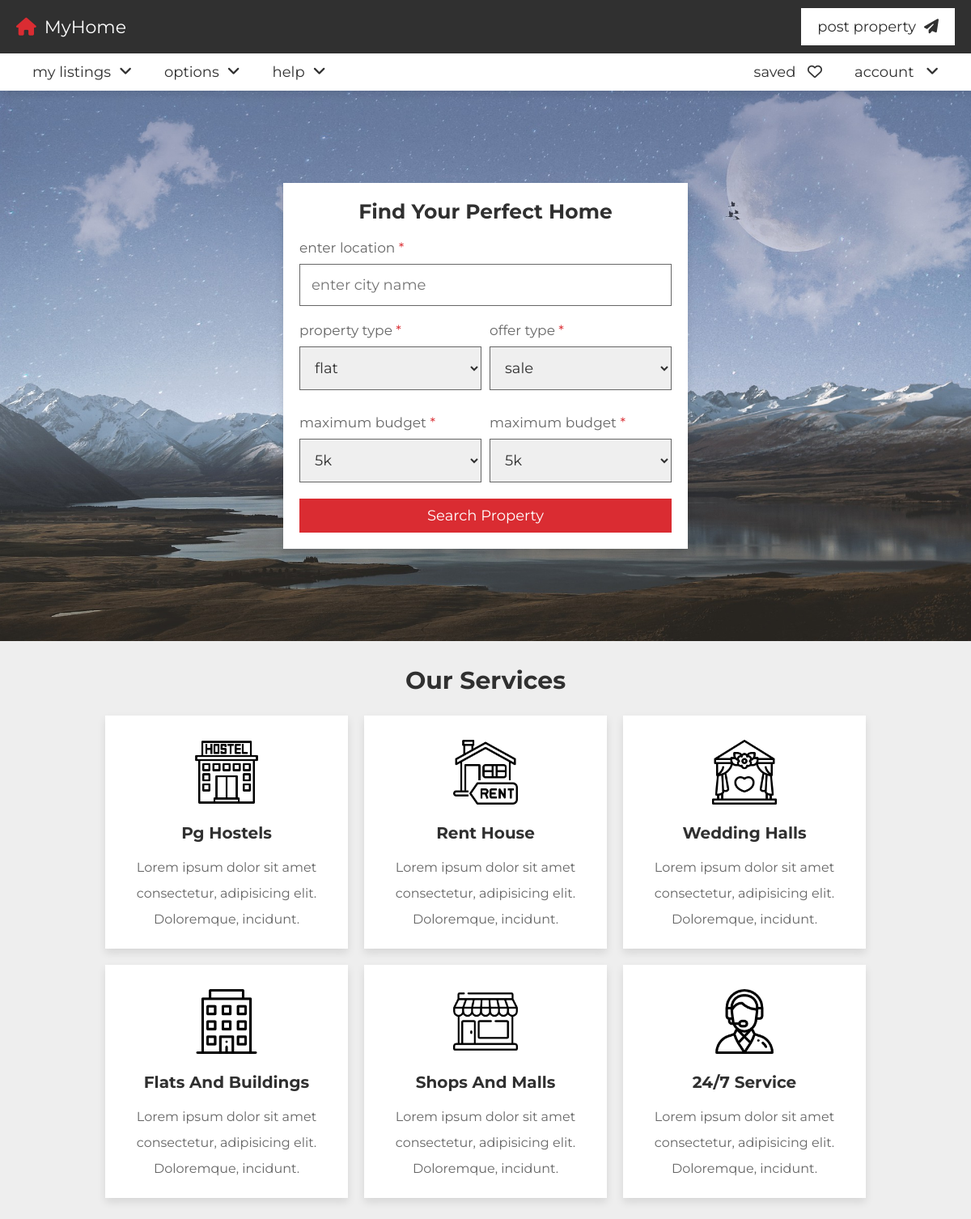
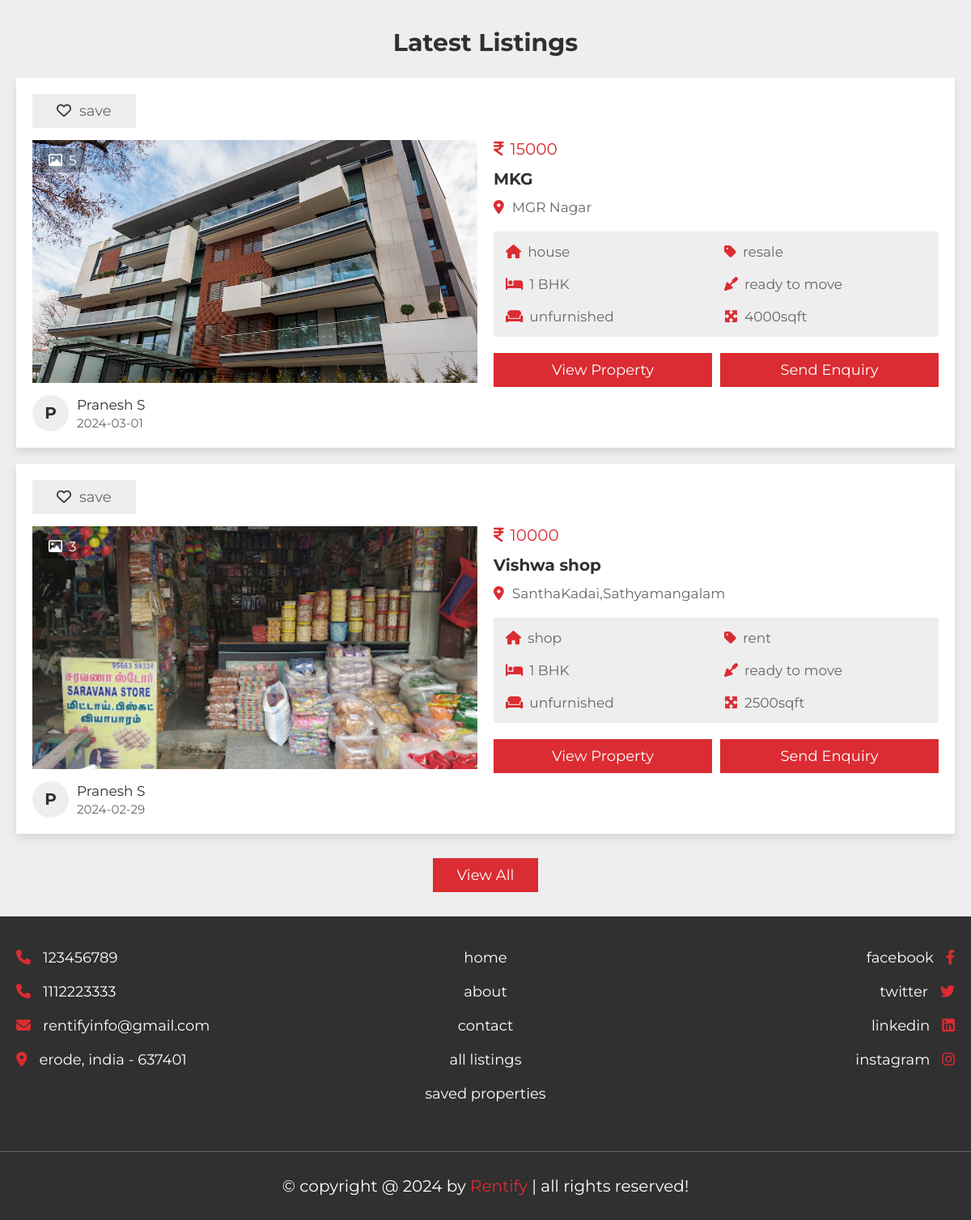
The app's page /project/home.php with its own data (2 pictures, top to bottom).
### tables this page shows
CREATE TABLE `property` (
  `id` varchar(20) NOT NULL,
  `user_id` varchar(20) NOT NULL,
  `property_name` varchar(50) NOT NULL,
  `address` varchar(100) NOT NULL,
  `map_link` varchar(500) NOT NULL,
  `price` varchar(10) NOT NULL,
  `type` varchar(10) NOT NULL,
  `offer` varchar(10) NOT NULL,
  `status` varchar(50) NOT NULL,
  `furnished` varchar(50) NOT NULL,
  `bhk` varchar(10) NOT NULL,
  `deposite` varchar(10) NOT NULL,
  `bedroom` varchar(10) NOT NULL,
  `bathroom` varchar(10) NOT NULL,
  `balcony` varchar(10) NOT NULL,
  `carpet` varchar(10) NOT NULL,
  `age` varchar(2) NOT NULL,
  `total_floors` varchar(2) NOT NULL,
  `room_floor` varchar(2) NOT NULL,
  `loan` varchar(50) NOT NULL,
  `lift` varchar(3) NOT NULL DEFAULT 'no',
  `security_guard` varchar(3) NOT NULL DEFAULT 'no',
  `play_ground` varchar(3) NOT NULL DEFAULT 'no',
  `garden` varchar(3) NOT NULL DEFAULT 'no',
  `water_supply` varchar(3) NOT NULL DEFAULT 'no',
  `power_backup` varchar(3) NOT NULL DEFAULT 'no',
  `parking_area` varchar(3) NOT NULL DEFAULT 'no',
  `gym` varchar(3) NOT NULL DEFAULT 'no',
  `shopping_mall` varchar(3) NOT NULL DEFAULT 'no',
  `hospital` varchar(3) NOT NULL DEFAULT 'no',
  `school` varchar(3) NOT NULL DEFAULT 'no',
  `market_area` varchar(3) NOT NULL DEFAULT 'no',
  `image_01` varchar(50) NOT NULL,
  `image_02` varchar(50) NOT NULL,
  `image_03` varchar(50) NOT NULL,
  `image_04` varchar(50) NOT NULL,
  `image_05` varchar(50) NOT NULL,
  `description` varchar(1000) NOT NULL,
  `date` date NOT NULL DEFAULT current_timestamp()
);

CREATE TABLE `users` (
  `id` varchar(20) NOT NULL,
  `name` varchar(50) NOT NULL,
  `number` varchar(10) NOT NULL,
  `email` varchar(50) NOT NULL,
  `password` varchar(50) NOT NULL
);

### project/home.php (the view, shortened to what this page needs)
<?php
include 'components/connect.php';
if(isset($_COOKIE['user_id'])){
   $user_id = $_COOKIE['user_id'];
}else{
   $user_id = '';
}
?>
<!DOCTYPE html>
<html lang="en">
<head>
   <link rel="stylesheet" href="https://cdnjs.cloudflare.com/ajax/libs/font-awesome/6.2.0/css/all.min.css">
   <link rel="stylesheet" href="css/style.css">
</head>
<body>
<?php include 'components/user_header.php'; ?>
<div class="home">
   <section class="center">
      <form action="search.php" method="post">
         <h3>find your perfect home</h3>
         <div class="box">
            <p>enter location <span>*</span></p>
            <input type="text" name="h_location" required maxlength="100" placeholder="enter city name" class="input">
         </div>
         <div class="flex">
            <div class="box">
               <p>property type <span>*</span></p>
               <select name="h_type" class="input" required>
               <option value="flat">flat</option>
               </select>
            </div>
            <div class="box">
               <p>offer type <span>*</span></p>
               <select name="h_offer" class="input" required>
                  <option value="sale">sale</option>
               </select>
            </div>
            <div class="box">
               <p>maximum budget <span>*</span></p>
               <select name="h_min" class="input" required>
                  <option value="5000">5k</option>
               </select>
            </div>
            <div class="box">
               <p>maximum budget <span>*</span></p>
               <select name="h_max" class="input" required>
                  <option value="5000">5k</option>
               </select>
            </div>
         </div>
         <input type="submit" value="search property" name="h_search" class="btn">
      </form>
   </section>
</div>
<section class="services">
   <h1 class="heading">our services</h1>
   <div class="box-container">
      <div class="box">
         <img src="images/hostel.png" alt="">
         <h3>pg hostels</h3>
         <p>Lorem ipsum dolor sit amet consectetur, adipisicing elit. Doloremque, incidunt.</p>
      </div>
      <div class="box">
         <img src="images/icon-2.png" alt="">
         <h3>rent house</h3>
         <p>Lorem ipsum dolor sit amet consectetur, adipisicing elit. Doloremque, incidunt.</p>
      </div>
      <div class="box">
         <img src="images/hall.png" alt="">
         <h3>wedding halls</h3>
         <p>Lorem ipsum dolor sit amet consectetur, adipisicing elit. Doloremque, incidunt.</p>
      </div>
      <div class="box">
         <img src="images/icon-4.png" alt="">
         <h3>flats and buildings</h3>
         <p>Lorem ipsum dolor sit amet consectetur, adipisicing elit. Doloremque, incidunt.</p>
      </div>
      <div class="box">
         <img src="images/icon-5.png" alt="">
         <h3>shops and malls</h3>
         <p>Lorem ipsum dolor sit amet consectetur, adipisicing elit. Doloremque, incidunt.</p>
      </div>
      <div class="box">
         <img src="images/icon-6.png" alt="">
         <h3>24/7 service</h3>
         <p>Lorem ipsum dolor sit amet consectetur, adipisicing elit. Doloremque, incidunt.</p>
      </div>
   </div>
</section>
<section class="listings">
   <h1 class="heading">latest listings</h1>
   <div class="box-container">
      <?php
         $select_properties = $conn->prepare("SELECT * FROM `property` ORDER BY date DESC LIMIT 6");
         $select_properties->execute();
         if($select_properties->rowCount() > 0){
            while($fetch_property = $select_properties->fetch(PDO::FETCH_ASSOC)){
            $select_user = $conn->prepare("SELECT * FROM `users` WHERE id = ?");
            $select_user->execute([$fetch_property['user_id']]);
            $fetch_user = $select_user->fetch(PDO::FETCH_ASSOC);
            if(!empty($fetch_property['image_02'])){
               $image_coutn_02 = 1;
            }else{
               $image_coutn_02 = 0;
            }
            if(!empty($fetch_property['image_03'])){
               $image_coutn_03 = 1;
            }else{
               $image_coutn_03 = 0;
            }
            if(!empty($fetch_property['image_04'])){
               $image_coutn_04 = 1;
            }else{
               $image_coutn_04 = 0;
            }
            if(!empty($fetch_property['image_05'])){
               $image_coutn_05 = 1;
            }else{
               $image_coutn_05 = 0;
            }
            $total_images = (1 + $image_coutn_02 + $image_coutn_03 + $image_coutn_04 + $image_coutn_05);
            $select_saved = $conn->prepare("SELECT * FROM `saved` WHERE property_id = ? and user_id = ?");
            $select_saved->execute([$fetch_property['id'], $user_id]);
      ?>
      <form action="" method="POST">
         <div class="box">
            <?php
               if($select_saved->rowCount() > 0){
            ?>
            <button type="submit" name="save" class="save"><i class="fas fa-heart"></i><span>saved</span></button>
            <?php
               }else{
            ?>
            <button type="submit" name="save" class="save"><i class="far fa-heart"></i><span>save</span></button>
            <?php
               }
            ?>
            <div class="thumb">
               <p class="total-images"><i class="far fa-image"></i><span><?= $total_images; ?></span></p>
               <img src="uploaded_files/<?= $fetch_property['image_01']; ?>" alt="">
            </div>
            <div class="admin">
               <h3><?= substr($fetch_user['name'], 0, 1); ?></h3>
               <div>
                  <p><?= $fetch_user['name']; ?></p>
                  <span><?= $fetch_property['date']; ?></span>
               </div>
            </div>
         </div>
         <div class="box">
            <div class="price"><i class="fas fa-indian-rupee-sign"></i><span><?= $fetch_property['price']; ?></span></div>
            <h3 class="name"><?= $fetch_property['property_name']; ?></h3>
            <p class="location"><i class="fas fa-map-marker-alt"></i><span><?= $fetch_property['address']; ?></span></p>
            <div class="flex">
               <p><i class="fas fa-house"></i><span><?= $fetch_property['type']; ?></span></p>
               <p><i class="fas fa-tag"></i><span><?= $fetch_property['offer']; ?></span></p>
               <p><i class="fas fa-bed"></i><span><?= $fetch_property['bhk']; ?> BHK</span></p>
               <p><i class="fas fa-trowel"></i><span><?= $fetch_property['status']; ?></span></p>
               <p><i class="fas fa-couch"></i><span><?= $fetch_property['furnished']; ?></span></p>
               <p><i class="fas fa-maximize"></i><span><?= $fetch_property['carpet']; ?>sqft</span></p>
            </div>
            <div class="flex-btn">
               <a href="view_property.php?get_id=<?= $fetch_property['id']; ?>" class="btn">view property</a>
               <input type="submit" value="send enquiry" name="send" class="btn">
            </div>
         </div>
      </form>
      <?php
         }
      }else{
         echo '<p class="empty">no properties added yet! <a href="post_property.php" style="margin-top:1.5rem;" class="btn">add new</a></p>';
      }
      ?>
   </div>
   <div style="margin-top: 2rem; text-align:center;">
      <a href="listings.php" class="inline-btn">view all</a>
   </div>
</section>
<?php include 'components/footer.php'; ?>
</body>
</html>

### project/components/user_header.php (shortened to what this page needs)
<header class="header">
   <nav class="navbar nav-1">
      <section class="flex">
         <a href="home.php" class="logo"><i class="fas fa-house"></i>MyHome</a>
         <ul>
            <li><a href="post_property.php">post property<i class="fas fa-paper-plane"></i></a></li>
         </ul>
      </section>
   </nav>
   <nav class="navbar nav-2">
      <section class="flex">
         <div class="menu">
            <ul>
               <li><a href="#">my listings<i class="fas fa-angle-down"></i></a>
               </li>
               <li><a href="#">options<i class="fas fa-angle-down"></i></a>
               </li>
               <li><a href="#">help<i class="fas fa-angle-down"></i></a>
               </li>
            </ul>
         </div>
         <ul>
            <li><a href="saved.php">saved <i class="far fa-heart"></i></a></li>
            <li><a href="#">account <i class="fas fa-angle-down"></i></a>
                  <?php if($user_id != ''){ ?>
                  <li><a href="update.php">update profile</a></li>
                  <li><a href="components/user_logout.php" onclick="return confirm('logout from this website?');">logout</a>
                  <?php } ?></li>
               </ul>
      </section>
   </nav>
</header>

### project/components/footer.php
<footer class="footer">
   <section class="flex">
      <div class="box">
         <a href="tel:1234567890"><i class="fas fa-phone"></i><span>123456789</span></a>
         <a href="tel:1112223333"><i class="fas fa-phone"></i><span>1112223333</span></a>
         <a href="mailto:shaikhanas@gmail.com"><i class="fas fa-envelope"></i><span>rentifyinfo@gmail.com</span></a>
         <a href="#"><i class="fas fa-map-marker-alt"></i><span>erode, india - 637401</span></a>
      </div>
      <div class="box">
         <a href="home.php"><span>home</span></a>
         <a href="about.php"><span>about</span></a>
         <a href="contact.php"><span>contact</span></a>
         <a href="listings.php"><span>all listings</span></a>
         <a href="saved.php"><span>saved properties</span></a>
      </div>
      <div class="box">
         <a href="#"><span>facebook</span><i class="fab fa-facebook-f"></i></a>
         <a href="#"><span>twitter</span><i class="fab fa-twitter"></i></a>
         <a href="#"><span>linkedin</span><i class="fab fa-linkedin"></i></a>
         <a href="#"><span>instagram</span><i class="fab fa-instagram"></i></a>
      </div>
   </section>
   <div class="credit">&copy; copyright @ <?= date('Y'); ?> by <span>Rentify</span> | all rights reserved!</div>
</footer>

### records on screen
property: total_images "5", image_01 (picture), user.name "P", user.name "Pranesh S", date "2024-03-01", price "15000", property_name "MKG", address "MGR Nagar", type "house", offer "resale", bhk "1", status "ready to move", furnished "unfurnished", carpet "4000"
property: total_images "3", image_01 (picture), user.name "P", user.name "Pranesh S", date "2024-02-29", price "10000", property_name "Vishwa shop", address "SanthaKadai,Sathyamangalam", type "shop", offer "rent", bhk "1", status "ready to move", furnished "unfurnished", carpet "2500"
